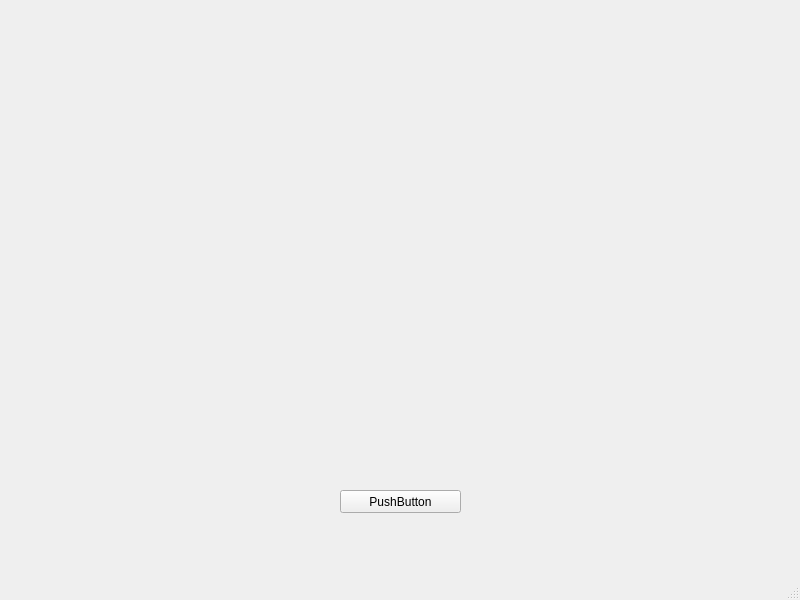
<?xml version="1.0" encoding="UTF-8"?>
<ui version="4.0">
 <class>MainWindow</class>
 <widget class="QMainWindow" name="MainWindow">
  <property name="geometry">
   <rect>
    <x>0</x>
    <y>0</y>
    <width>800</width>
    <height>600</height>
   </rect>
  </property>
  <property name="windowTitle">
   <string>MainWindow</string>
  </property>
  <widget class="QWidget" name="centralwidget">
   <widget class="QWidget" name="horizontalLayoutWidget">
    <property name="geometry">
     <rect>
      <x>60</x>
      <y>30</y>
      <width>661</width>
      <height>411</height>
     </rect>
    </property>
    <layout class="QHBoxLayout" name="horizontalLayout"/>
   </widget>
   <widget class="QPushButton" name="pushButton">
    <property name="geometry">
     <rect>
      <x>340</x>
      <y>490</y>
      <width>121</width>
      <height>23</height>
     </rect>
    </property>
    <property name="text">
     <string>PushButton</string>
    </property>
   </widget>
  </widget>
  <widget class="QMenuBar" name="menubar">
   <property name="geometry">
    <rect>
     <x>0</x>
     <y>0</y>
     <width>800</width>
     <height>26</height>
    </rect>
   </property>
  </widget>
  <widget class="QStatusBar" name="statusbar"/>
 </widget>
 <resources/>
 <connections/>
</ui>
